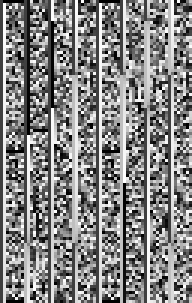
#> input picture packages/SpiralMap/spiralmap-0.0.0.1-py3-none-any.whl/SpiralMap/datafiles/Drimmel_NIR/Drimmel2armspiral.fits, 64 x 101 px (shown 3 times larger)
$ python -i utils_img.py   (imports and definitions only)
#> lines starting #> are read from the running program, lines starting #| are printed output that depends on the picture; after the words box and inside, x2 and y2 are one past the last pixel; in counts of white or black regions, pixels touching at a corner belong together
#> further down, picture is the input picture: PIL image 64x101 L; min 0, max 255, mean 132.3
import random as rnd

from PIL import (
    Image, ImageOps, ImageDraw, ImageChops, ImageFilter, ImageEnhance
)

from jabutiles.utils import clamp


def display_image(img: Image.Image, scale: float = 10) -> None:
    display(ImageOps.scale(img, scale, Image.Resampling.NEAREST)) # type: ignore


# [49 lines left out: functions make_symmetrical_outline, fanout, cut_image, not called in this run]


def get_outline(
        image: Image.Image,
        thickness: float = 1.0,
        color: str | tuple[int, int, int] = "white",
        dist: float = 1.0,
    ) -> Image.Image:

#> called with thickness = 1, color = 'white', dist = 1
    ref_image = image.convert("RGBA")

    if image.mode in ('L', 'LA'):
        alpha = ImageEnhance.Brightness(image).enhance(255)
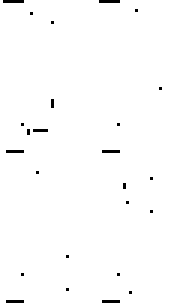
#> alpha: PIL image 64x101 L (shown 3 times larger); 99% white; black in thin lines or dots, all inside (x1, y1, x2, y2) = (1, 0, 54, 101)
        ref_image.putalpha(alpha)

    outline = Image.new(ref_image.mode, ref_image.size, (0, 0, 0, 0))
#> outline: PIL image 64x101 RGBA; every value is 0
    canvas = ImageDraw.Draw(outline)

    # Ensures thickness is always at least 1
#> (the run stopped early here; a loop or call above may not have finished)
